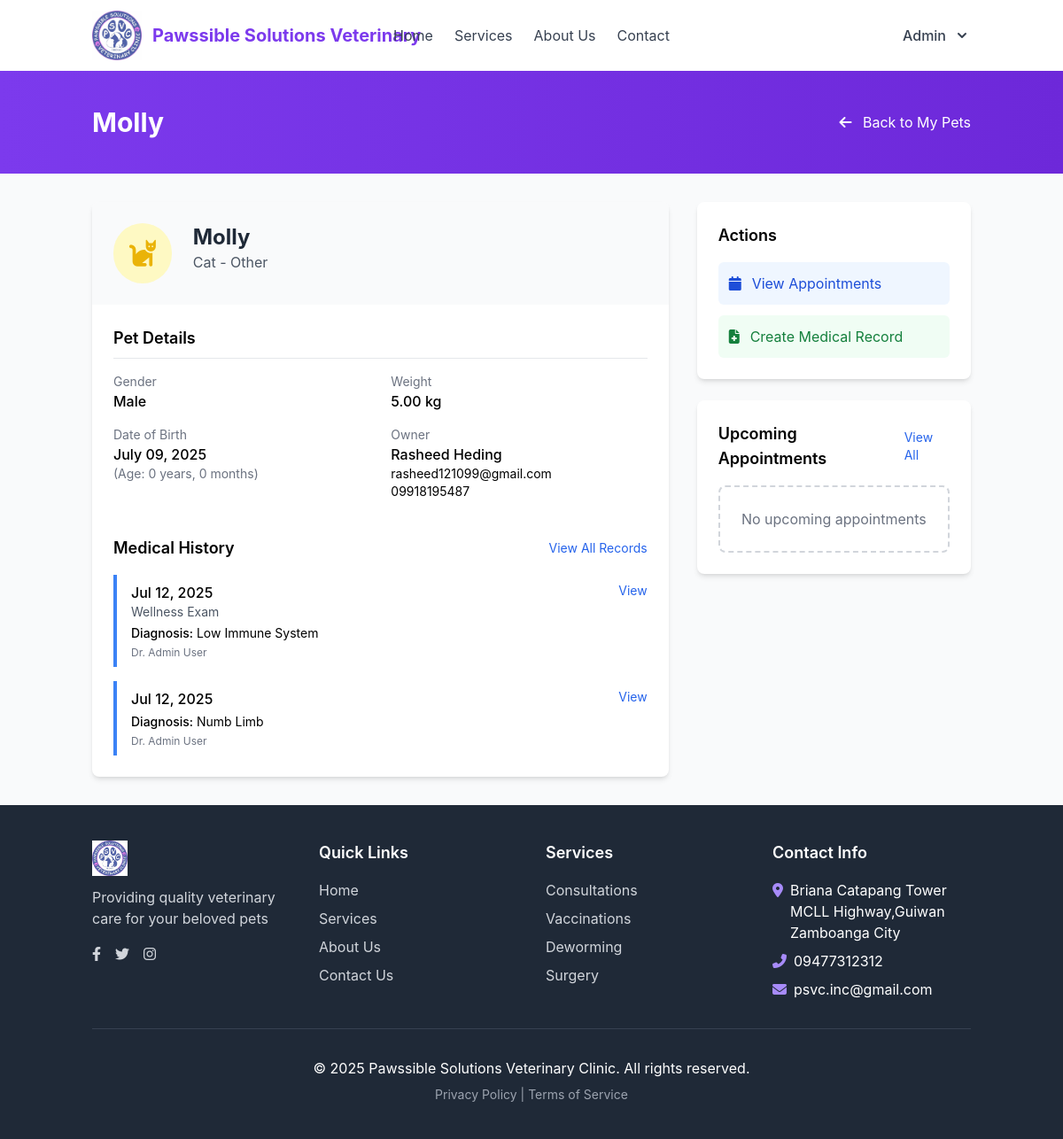
The page /pet_details.php?id=4 (signed in) on the database its author committed.
### tables this page shows
CREATE TABLE `pets` (
  `id` int(11) NOT NULL,
  `owner_id` int(11) NOT NULL,
  `name` varchar(50) NOT NULL,
  `species` varchar(50) NOT NULL,
  `breed` varchar(50) DEFAULT NULL,
  `gender` enum('male','female','unknown') NOT NULL,
  `date_of_birth` date DEFAULT NULL,
  `weight` decimal(5,2) DEFAULT NULL,
  `microchip_id` varchar(50) DEFAULT NULL,
  `created_at` timestamp NOT NULL DEFAULT current_timestamp(),
  `updated_at` timestamp NOT NULL DEFAULT current_timestamp() ON UPDATE current_timestamp()
);

CREATE TABLE `users` (
  `id` int(11) NOT NULL,
  `username` varchar(50) NOT NULL,
  `password` varchar(255) NOT NULL,
  `first_name` varchar(50) NOT NULL,
  `last_name` varchar(50) NOT NULL,
  `email` varchar(100) NOT NULL,
  `phone` varchar(20) DEFAULT NULL,
  `role` enum('client','vet','admin') NOT NULL DEFAULT 'client',
  `last_login` datetime DEFAULT NULL,
  `created_at` timestamp NOT NULL DEFAULT current_timestamp(),
  `updated_at` timestamp NOT NULL DEFAULT current_timestamp() ON UPDATE current_timestamp()
);

CREATE TABLE `medical_records` (
  `id` int(11) NOT NULL,
  `pet_id` int(11) NOT NULL,
  `appointment_id` int(11) DEFAULT NULL,
  `record_date` date NOT NULL,
  `record_type` varchar(50) DEFAULT NULL,
  `diagnosis` text DEFAULT NULL,
  `treatment` text DEFAULT NULL,
  `medications` text DEFAULT NULL,
  `notes` text DEFAULT NULL,
  `created_by` int(11) NOT NULL,
  `created_at` timestamp NOT NULL DEFAULT current_timestamp(),
  `updated_at` timestamp NOT NULL DEFAULT current_timestamp() ON UPDATE current_timestamp()
);

CREATE TABLE `appointments` (
  `id` int(11) NOT NULL,
  `appointment_number` varchar(20) NOT NULL DEFAULT '',
  `pet_id` int(11) NOT NULL,
  `vet_id` int(11) NOT NULL,
  `appointment_date` date NOT NULL,
  `appointment_time` time NOT NULL,
  `reason` varchar(100) NOT NULL,
  `notes` text DEFAULT NULL,
  `status` enum('scheduled','completed','cancelled','no-show') NOT NULL DEFAULT 'scheduled',
  `created_at` timestamp NOT NULL DEFAULT current_timestamp(),
  `updated_at` timestamp NOT NULL DEFAULT current_timestamp() ON UPDATE current_timestamp()
);

### pet_details.php (the view, shortened to what this page needs)
<?php
$user_role = isset($_SESSION['user_role']) ? $_SESSION['user_role'] : 'client';
$pet_id = $_GET['id'];
$database = new Database();
$db = $database->getConnection();
$pet_query = "SELECT p.*, CONCAT(u.first_name, ' ', u.last_name) as owner_name, u.email as owner_email, u.phone as owner_phone
             FROM pets p
             JOIN users u ON p.owner_id = u.id
             WHERE p.id = :pet_id";
$pet_stmt = $db->prepare($pet_query);
$pet_stmt->bindParam(':pet_id', $pet_id);
$pet_stmt->execute();
$pet = $pet_stmt->fetch(PDO::FETCH_ASSOC);
$records_query = "SELECT mr.*, CONCAT(u.first_name, ' ', u.last_name) as vet_name,
                 a.reason as appointment_reason
                 FROM medical_records mr
                 LEFT JOIN users u ON mr.created_by = u.id
                 LEFT JOIN appointments a ON mr.appointment_id = a.id
                 WHERE mr.pet_id = :pet_id
                 ORDER BY mr.record_date DESC
                 LIMIT 5";
$records_stmt = $db->prepare($records_query);
$records_stmt->bindParam(':pet_id', $pet_id);
$records_stmt->execute();
$appt_query = "SELECT a.*, CONCAT(u.first_name, ' ', u.last_name) as vet_name
              FROM appointments a
              JOIN vets v ON a.vet_id = v.id
              JOIN users u ON v.user_id = u.id
              WHERE a.pet_id = :pet_id
              AND a.appointment_date >= CURDATE()
              AND a.status = 'scheduled'
              ORDER BY a.appointment_date, a.appointment_time
              LIMIT 3";
$appt_stmt = $db->prepare($appt_query);
$appt_stmt->bindParam(':pet_id', $pet_id);
$appt_stmt->execute();
include_once 'includes/header.php';
?>
<div class="bg-gradient-to-r from-violet-600 to-violet-700 py-10">
    <div class="container mx-auto px-4">
        <div class="flex justify-between items-center">
            <h1 class="text-3xl font-bold text-white"><?php echo htmlspecialchars($pet['name']); ?></h1>
            <a href="my_pets.php" class="text-white hover:text-blue-100 transition">
                <i class="fas fa-arrow-left mr-2"></i> Back to My Pets
            </a>
        </div>
    </div>
</div>
<div class="container mx-auto px-4 py-8">
    <div class="grid grid-cols-1 lg:grid-cols-3 gap-8">
        <div class="lg:col-span-2">
            <div class="bg-white rounded-lg shadow-md overflow-hidden">
                <div class="bg-gray-50 p-6 flex items-start">
                    <div class="bg-<?php
                        switch (strtolower($pet['species'])) {
                            case 'cat': echo 'yellow'; break;
                        }
                    ?>-100 p-4 rounded-full mr-6">
                        <i class="fas <?php
                            switch (strtolower($pet['species'])) {
                                case 'cat': echo 'fa-cat text-yellow-500'; break;
                            }
                        ?> text-3xl"></i>
                    </div>
                    <div>
                        <h2 class="text-2xl font-bold text-gray-800"><?php echo htmlspecialchars($pet['name']); ?></h2>
                        <p class="text-gray-600">
                            <?php echo htmlspecialchars($pet['species']); ?>
                            <?php if (!empty($pet['breed'])): ?>
                                - <?php echo htmlspecialchars($pet['breed']); ?>
                            <?php endif; ?>
                        </p>
                    </div>
                </div>
                <div class="p-6">
                    <h3 class="text-lg font-semibold mb-4 pb-2 border-b">Pet Details</h3>
                    <div class="grid grid-cols-1 md:grid-cols-2 gap-6">
                        <div>
                            <div class="mb-4">
                                <p class="text-sm text-gray-500">Gender</p>
                                <p class="font-medium"><?php echo ucfirst($pet['gender']); ?></p>
                            </div>
                            <?php if (!empty($pet['date_of_birth'])): ?>
                                <div class="mb-4">
                                    <p class="text-sm text-gray-500">Date of Birth</p>
                                    <p class="font-medium"><?php echo date('F d, Y', strtotime($pet['date_of_birth'])); ?></p>
                                    <p class="text-sm text-gray-500">
                                        (Age: <?php
                                            $birthDate = new DateTime($pet['date_of_birth']);
                                            $today = new DateTime();
                                            $diff = $today->diff($birthDate);
                                            echo $diff->y . " years, " . $diff->m . " months";
                                        ?>)
                                    </p>
                                </div>
                            <?php endif; ?>
                        </div>
                        <div>
                            <?php if (!empty($pet['weight'])): ?>
                                <div class="mb-4">
                                    <p class="text-sm text-gray-500">Weight</p>
                                    <p class="font-medium"><?php echo htmlspecialchars($pet['weight']); ?> kg</p>
                                </div>
                            <?php endif; ?>
                            <?php if ($user_role != 'client'): ?>
                                <div class="mb-4">
                                    <p class="text-sm text-gray-500">Owner</p>
                                    <p class="font-medium"><?php echo htmlspecialchars($pet['owner_name']); ?></p>
                                    <p class="text-sm"><?php echo htmlspecialchars($pet['owner_email']); ?></p>
                                    <?php if (!empty($pet['owner_phone'])): ?>
                                        <p class="text-sm"><?php echo htmlspecialchars($pet['owner_phone']); ?></p>
                                    <?php endif; ?>
                                </div>
                            <?php endif; ?>
                        </div>
                    </div>
                </div>
                <div class="px-6 pb-6">
                    <div class="flex justify-between items-center mb-4">
                        <h3 class="text-lg font-semibold">Medical History</h3>
                        <a href="medical_records.php?pet_id=<?php echo $pet_id; ?>" class="text-blue-600 hover:text-blue-800 text-sm">View All Records</a>
                    </div>
                    <?php if ($records_stmt->rowCount() > 0): ?>
                        <div class="space-y-4">
                            <?php while ($record = $records_stmt->fetch(PDO::FETCH_ASSOC)): ?>
                                <div class="border-l-4 border-blue-500 pl-4 py-2">
                                    <div class="flex justify-between">
                                        <div>
                                            <p class="font-medium"><?php echo date('M d, Y', strtotime($record['record_date'])); ?></p>
                                            <?php if (!empty($record['appointment_reason'])): ?>
                                                <p class="text-sm text-gray-600"><?php echo htmlspecialchars($record['appointment_reason']); ?></p>
                                            <?php endif; ?>
                                            <?php if (!empty($record['diagnosis'])): ?>
                                                <p class="text-sm mt-1"><span class="font-medium">Diagnosis:</span>
                                                    <?php echo strlen($record['diagnosis']) > 70 ?
                                                        htmlspecialchars(substr($record['diagnosis'], 0, 70)) . '...' :
                                                        htmlspecialchars($record['diagnosis']); ?>
                                                </p>
                                            <?php endif; ?>
                                        </div>
                                        <a href="view_medical_record.php?id=<?php echo $record['id']; ?>" class="text-blue-600 hover:text-blue-800 text-sm">
                                            View
                                        </a>
                                    </div>
                                    <p class="text-xs text-gray-500 mt-1">Dr. <?php echo htmlspecialchars($record['vet_name']); ?></p>
                                </div>
                            <?php endwhile; ?>
                        </div>
                    <?php else: ?>
                        <div class="text-center py-8 border-2 border-dashed border-gray-300 rounded-lg">
                            <p class="text-gray-500">No medical records available</p>
                        </div>
                    <?php endif; ?>
                </div>
            </div>
        </div>
        <div>
            <div class="bg-white rounded-lg shadow-md p-6 mb-6">
                <h3 class="text-lg font-semibold mb-4">Actions</h3>
                <div class="space-y-3">
                    <?php if ($user_role == 'client'): ?>
                        <a href="schedule_appointment.php?pet_id=<?php echo $pet_id; ?>" class="flex items-center p-3 bg-blue-50 hover:bg-blue-100 rounded-md text-blue-700 transition">
                            <i class="fas fa-calendar-plus mr-3"></i>
                            <span>Schedule Appointment</span>
                        </a>
                        <a href="edit_pet.php?id=<?php echo $pet_id; ?>" class="flex items-center p-3 bg-green-50 hover:bg-green-100 rounded-md text-green-700 transition">
                            <i class="fas fa-edit mr-3"></i>
                            <span>Edit Pet Details</span>
                        </a>
                        <a href="#" onclick="confirmDelete(<?php echo $pet_id; ?>, '<?php echo htmlspecialchars($pet['name']); ?>')" class="flex items-center p-3 bg-red-50 hover:bg-red-100 rounded-md text-red-700 transition">
                            <i class="fas fa-trash-alt mr-3"></i>
                            <span>Delete Pet</span>
                        </a>
                    <?php else: ?>
                        <a href="../appointments.php?pet_id=<?php echo $pet_id; ?>" class="flex items-center p-3 bg-blue-50 hover:bg-blue-100 rounded-md text-blue-700 transition">
                            <i class="fas fa-calendar mr-3"></i>
                            <span>View Appointments</span>
                        </a>
                        <a href="create_medical_record.php?pet_id=<?php echo $pet_id; ?>" class="flex items-center p-3 bg-green-50 hover:bg-green-100 rounded-md text-green-700 transition">
                            <i class="fas fa-file-medical mr-3"></i>
                            <span>Create Medical Record</span>
                        </a>
                    <?php endif; ?>
                </div>
            </div>
            <div class="bg-white rounded-lg shadow-md p-6">
                <div class="flex justify-between items-center mb-4">
                    <h3 class="text-lg font-semibold">Upcoming Appointments</h3>
                    <a href="my_appointments.php?pet_id=<?php echo $pet_id; ?>" class="text-blue-600 hover:text-blue-800 text-sm">View All</a>
                </div>
                <?php if ($appt_stmt->rowCount() > 0): ?>
                    <div class="space-y-4">
                        <?php while ($appt = $appt_stmt->fetch(PDO::FETCH_ASSOC)): ?>
                            <div class="border rounded-lg p-3 hover:bg-gray-50">
                                <div class="font-medium">
                                    <?php echo date('l, M d', strtotime($appt['appointment_date'])); ?>
                                </div>
                                <div class="text-sm text-gray-600">
                                    <?php echo date('h:i A', strtotime($appt['appointment_time'])); ?> with Dr. <?php echo htmlspecialchars($appt['vet_name']); ?>
                                </div>
                                <div class="mt-2 text-sm">
                                    <span class="px-2 py-1 bg-blue-100 text-blue-800 text-xs font-semibold rounded-full">
                                        <?php echo htmlspecialchars($appt['reason']); ?>
                                    </span>
                                </div>
                            </div>
                        <?php endwhile; ?>
                    </div>
                <?php else: ?>
                    <div class="text-center py-6 border-2 border-dashed border-gray-300 rounded-lg">
                        <p class="text-gray-500">No upcoming appointments</p>
                    </div>
                <?php endif; ?>
            </div>
        </div>
    </div>
</div>
<?php include_once 'includes/footer.php'; ?>

### assets/css/style.css (style rules this page uses)
body { font-family: 'Inter', 'Segoe UI', Roboto, Arial, sans-serif; }

### rows shown on the page
pets: name "Molly", species "Cat", breed "Other", gender "Male", date_of_birth "July 09, 2025", date_of_birth "0", weight "5.00", owner.email "rasheed121099@gmail.com", owner.phone "09918195487"
medical_records: record_date "Jul 12, 2025", appointment.reason "Wellness Exam", diagnosis "Low Immune System", vet_name "Admin User"
medical_records: record_date "Jul 12, 2025", diagnosis "Numb Limb", vet_name "Admin User"

### other values the page prints
$_SESSION['first_name'] "Admin"
$pet['owner_name'] "Rasheed Heding"
